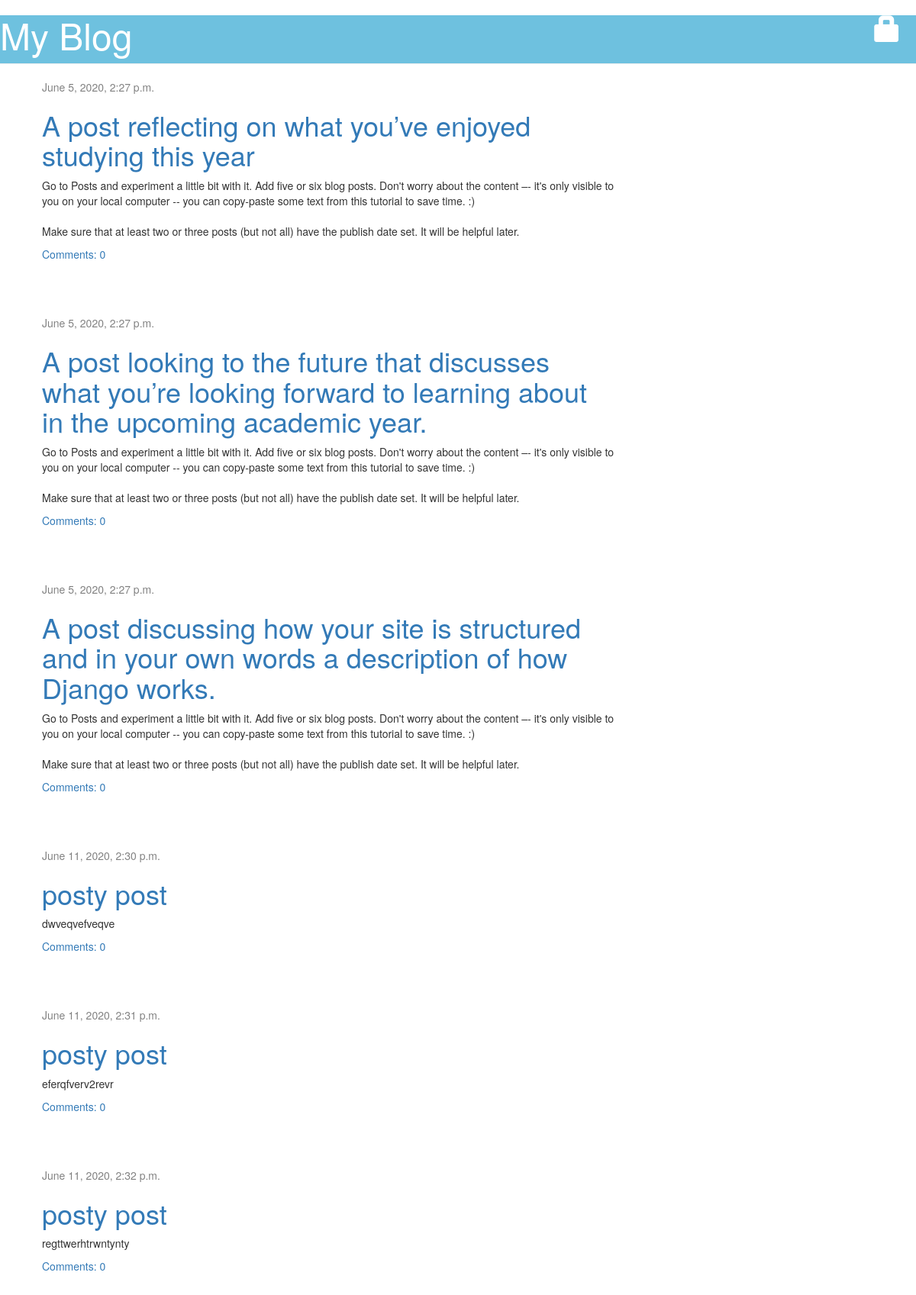
The app's page /, older data.
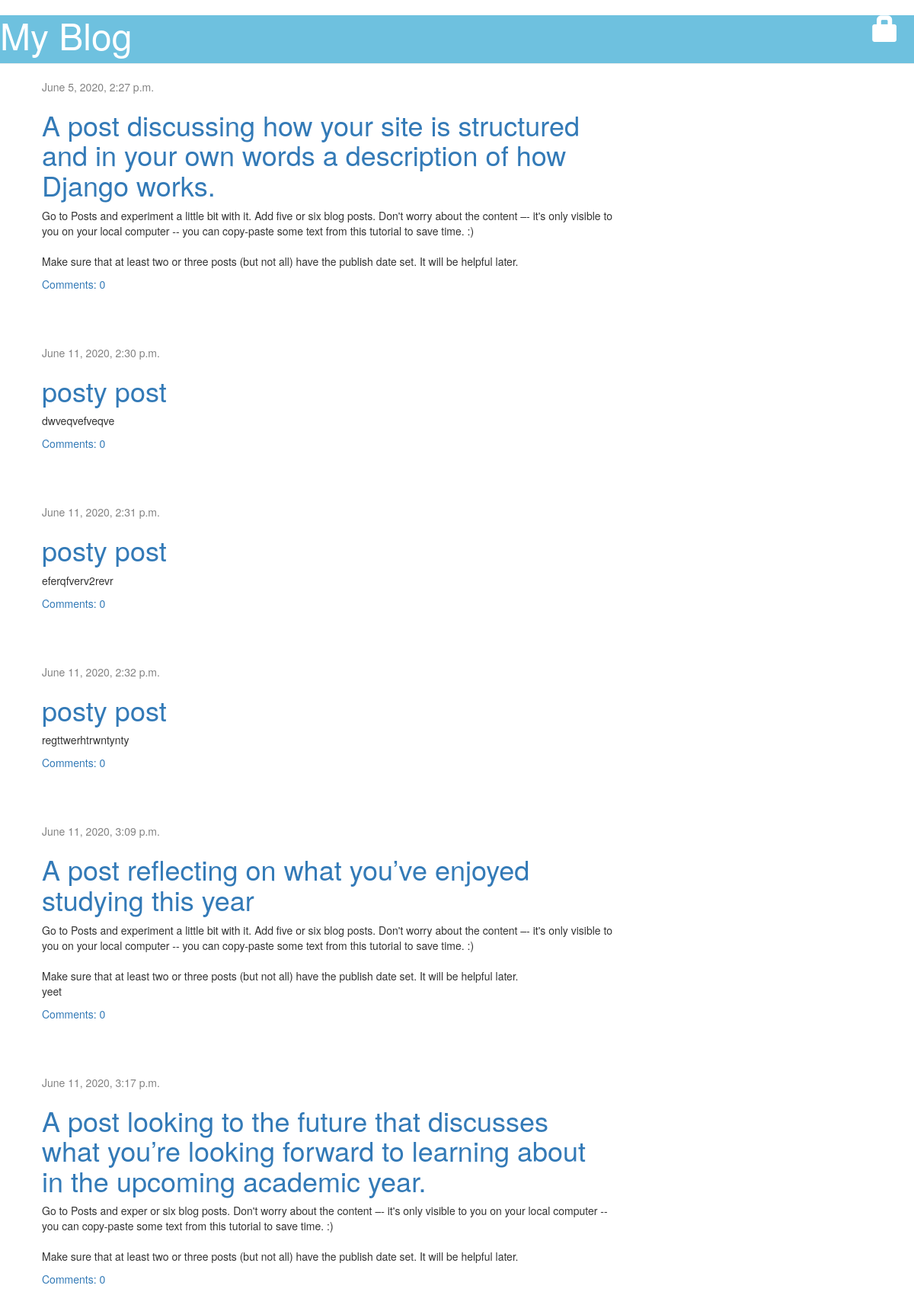
The same page, newer data.
### blog/models.py (models this page shows, shortened)
class Post(models.Model):
    author = models.ForeignKey(settings.AUTH_USER_MODEL, on_delete=models.CASCADE)
    title = models.CharField(max_length=200)
    text = models.TextField()
    created_date = models.DateTimeField(default=timezone.now)
    published_date = models.DateTimeField(blank=True, null=True)
    def approved_comments(self):
        return self.comments.filter(approved_comment=True)

### blog/views.py (the view)
# urls.py: path('', views.post_list, name='post_list'),
def post_list(request):
    posts = Post.objects.filter(published_date__lte=timezone.now()).order_by('published_date')
    return render(request, 'blog/post_list.html', {'posts': posts})

### blog/templates/blog/post_list.html (shortened to what this page needs)
<link rel="stylesheet" href="//maxcdn.bootstrapcdn.com/bootstrap/3.2.0/css/bootstrap.min.css">
<link rel="stylesheet" href="//maxcdn.bootstrapcdn.com/bootstrap/3.2.0/css/bootstrap-theme.min.css">
{% extends 'blog/base.html' %}
{% load static %}
{% block content %}
    {% for post in posts %}
        <div class="post">
            <div class="date">
                {{ post.published_date }}
            </div>
            <h1><a href="{% url 'post_detail' pk=post.pk %}">{{ post.title }}</a></h1>
            <p>{{ post.text|linebreaksbr }}</p>
            <a href="{% url 'post_detail' pk=post.pk %}">Comments: {{ post.approved_comments.count }}</a>
        </div>
    {% endfor %}
{% endblock content %}

Row changes from the older to the newer data that the page shows:
changed Post "A post reflecting on what you’ve enjoyed studying this year": published_date "June 5, 2020, 2:27 p.m." → "June 11, 2020, 3:09 p.m."; text "…will be helpful later." → "…will be helpful later. yeet"; moves down the list
changed Post: published_date "June 5, 2020, 2:27 p.m." → "June 11, 2020, 3:17 p.m."; text "Go to Posts and experiment a little bit with it. Add five or six blog posts.…" → "Go to Posts and exper or six blog posts.…"; moves down the list
